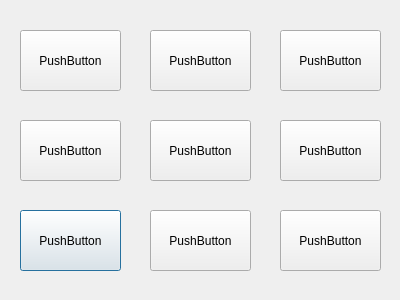
<?xml version="1.0" encoding="UTF-8"?>
<ui version="4.0">
 <class>GamePage</class>
 <widget class="QDialog" name="GamePage">
  <property name="geometry">
   <rect>
    <x>0</x>
    <y>0</y>
    <width>400</width>
    <height>300</height>
   </rect>
  </property>
  <property name="windowTitle">
   <string>Dialog</string>
  </property>
  <widget class="QWidget" name="mainWidget" native="true">
   <property name="geometry">
    <rect>
     <x>0</x>
     <y>0</y>
     <width>401</width>
     <height>301</height>
    </rect>
   </property>
   <widget class="QPushButton" name="pushButton_3">
    <property name="geometry">
     <rect>
      <x>20</x>
      <y>210</y>
      <width>101</width>
      <height>61</height>
     </rect>
    </property>
    <property name="text">
     <string>PushButton</string>
    </property>
   </widget>
   <widget class="QPushButton" name="pushButton_1">
    <property name="geometry">
     <rect>
      <x>20</x>
      <y>30</y>
      <width>101</width>
      <height>61</height>
     </rect>
    </property>
    <property name="text">
     <string>PushButton</string>
    </property>
   </widget>
   <widget class="QPushButton" name="pushButton_2">
    <property name="geometry">
     <rect>
      <x>20</x>
      <y>120</y>
      <width>101</width>
      <height>61</height>
     </rect>
    </property>
    <property name="text">
     <string>PushButton</string>
    </property>
   </widget>
   <widget class="QPushButton" name="pushButton_6">
    <property name="geometry">
     <rect>
      <x>150</x>
      <y>210</y>
      <width>101</width>
      <height>61</height>
     </rect>
    </property>
    <property name="text">
     <string>PushButton</string>
    </property>
   </widget>
   <widget class="QPushButton" name="pushButton_5">
    <property name="geometry">
     <rect>
      <x>150</x>
      <y>120</y>
      <width>101</width>
      <height>61</height>
     </rect>
    </property>
    <property name="text">
     <string>PushButton</string>
    </property>
   </widget>
   <widget class="QPushButton" name="pushButton_4">
    <property name="geometry">
     <rect>
      <x>150</x>
      <y>30</y>
      <width>101</width>
      <height>61</height>
     </rect>
    </property>
    <property name="text">
     <string>PushButton</string>
    </property>
   </widget>
   <widget class="QPushButton" name="pushButton_9">
    <property name="geometry">
     <rect>
      <x>280</x>
      <y>210</y>
      <width>101</width>
      <height>61</height>
     </rect>
    </property>
    <property name="text">
     <string>PushButton</string>
    </property>
   </widget>
   <widget class="QPushButton" name="pushButton_7">
    <property name="geometry">
     <rect>
      <x>280</x>
      <y>30</y>
      <width>101</width>
      <height>61</height>
     </rect>
    </property>
    <property name="text">
     <string>PushButton</string>
    </property>
   </widget>
   <widget class="QPushButton" name="pushButton_8">
    <property name="geometry">
     <rect>
      <x>280</x>
      <y>120</y>
      <width>101</width>
      <height>61</height>
     </rect>
    </property>
    <property name="text">
     <string>PushButton</string>
    </property>
   </widget>
  </widget>
 </widget>
 <resources/>
 <connections/>
</ui>
